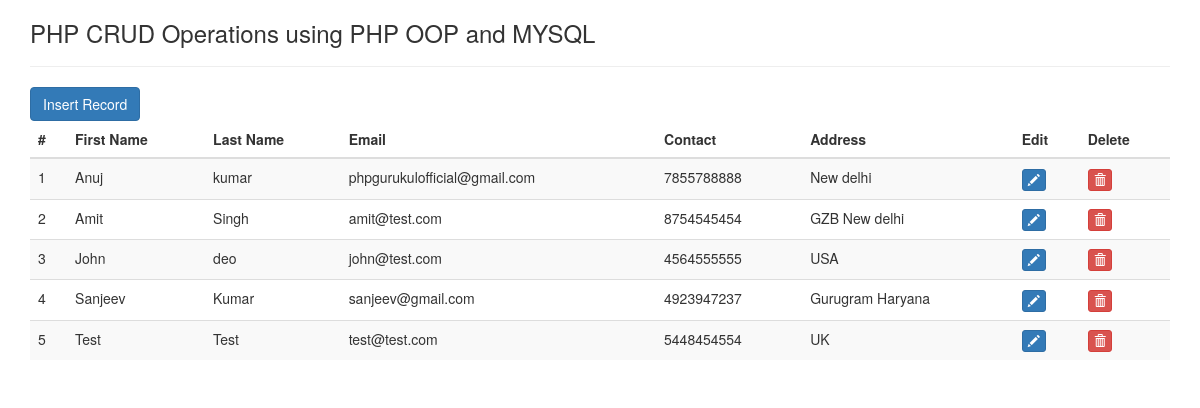
The page / on the database its author committed.
### tables this page shows
CREATE TABLE IF NOT EXISTS `tblusers` (
  `id` int(11) NOT NULL,
  `FirstName` varchar(150) NOT NULL,
  `LastName` varchar(150) NOT NULL,
  `EmailId` varchar(120) NOT NULL,
  `ContactNumber` char(11) NOT NULL,
  `Address` varchar(255) NOT NULL,
  `PostingDate` timestamp NOT NULL DEFAULT CURRENT_TIMESTAMP
);

### function.php (called while the page is built, shortened)
<?php
class DB_con
{
function __construct()
{
$con = mysqli_connect(DB_SERVER,DB_USER,DB_PASS,DB_NAME);
$this->dbh=$con;
}
public function fetchdata()
	{
	$result=mysqli_query($this->dbh,"select * from tblusers");
	return $result;
	}
}
?>

### index.php (the view, shortened to what this page needs)
<?php
include_once ("function.php");
 ?>
<!DOCTYPE html>
<html lang="en">
<head>
    <link href="http://maxcdn.bootstrapcdn.com/bootstrap/3.3.0/css/bootstrap.min.css" rel="stylesheet">
</head>
<body>
<div class="container">
<div class="row">
<div class="col-md-12">
<h3>PHP CRUD Operations using PHP OOP and MYSQL</h3> <hr />
<a href="insert.php"><button class="btn btn-primary"> Insert Record</button></a>
<div class="table-responsive">
<table id="mytable" class="table table-bordred table-striped">
<thead>
<th>#</th>
<th>First Name</th>
<th>Last Name</th>
<th>Email</th>
<th>Contact</th>
<th>Address</th>
<th>Edit</th>
<th>Delete</th>
 </thead>
<tbody>
 <?php
 $fetchdata=new DB_con();
  $sql=$fetchdata->fetchdata();
  $cnt=1;
  while($row=mysqli_fetch_array($sql))
  {
  ?>
    <tr>
    <td><?php echo htmlentities($cnt);?></td>
    <td><?php echo htmlentities($row['FirstName']);?></td>
    <td><?php echo htmlentities($row['LastName']);?></td>
    <td><?php echo htmlentities($row['EmailId']);?></td>
    <td><?php echo htmlentities($row['ContactNumber']);?></td>
    <td><?php echo htmlentities($row['Address']);?></td>
    <td><a href="update.php?id=<?php echo htmlentities($row['id']);?>"><button class="btn btn-primary btn-xs"><span class="glyphicon glyphicon-pencil"></span></button></a></td>
    <td><a href="index.php?del=<?php echo htmlentities($row['id']);?>"><button class="btn btn-danger btn-xs" onClick="return confirm('Do you really want to delete');"><span class="glyphicon glyphicon-trash"></span></button></a></td>
    </tr>
<?php
$cnt++;
} ?>
</tbody>
</table>
</div>
</div>
</div>
</div>
</body>
</html>

### rows shown on the page
tblusers: FirstName "Anuj", LastName "kumar", EmailId "phpgurukulofficial@gmail.com", ContactNumber "7855788888", Address "New delhi"
tblusers: FirstName "Amit", LastName "Singh", EmailId "amit@test.com", ContactNumber "8754545454", Address "GZB New delhi"
tblusers: FirstName "John", LastName "deo", EmailId "john@test.com", ContactNumber "4564555555", Address "USA"
tblusers: FirstName "Sanjeev", LastName "Kumar", EmailId "sanjeev@gmail.com", ContactNumber "4923947237", Address "Gurugram Haryana"
tblusers: FirstName "Test", LastName "Test", EmailId "test@test.com", ContactNumber "5448454554", Address "UK"
